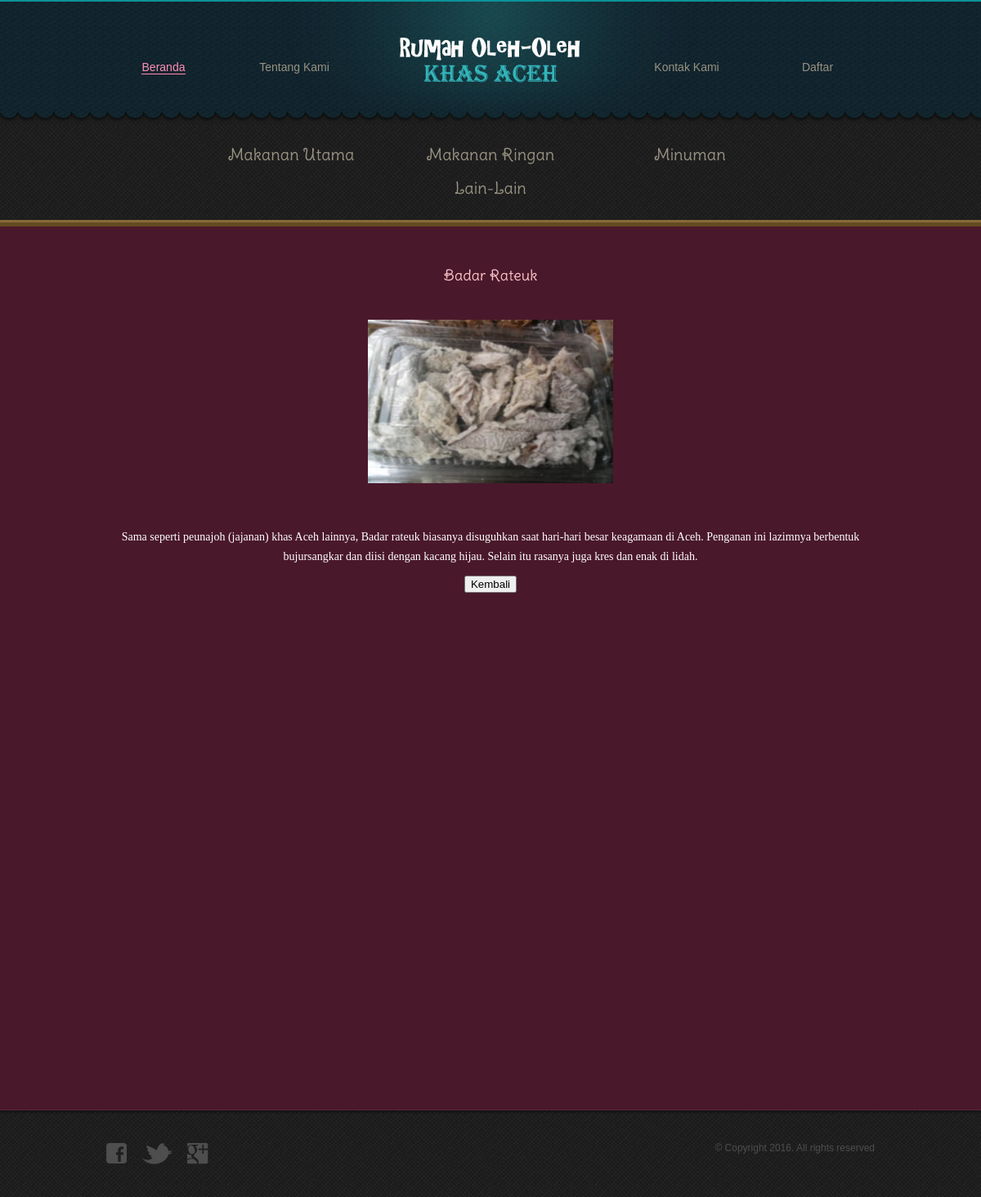
Page /listcompletesnack.php?id_barang=26 on the committed database.
### tables this page shows
CREATE TABLE IF NOT EXISTS `barang` (
  `id_barang` int(5) NOT NULL AUTO_INCREMENT,
  `id_jenis` int(3) NOT NULL,
  `nama_barang` varchar(20) NOT NULL,
  `harga` int(10) NOT NULL,
  `stok` varchar(3) NOT NULL,
  `gambar` varchar(50) NOT NULL,
  `keterangan` varchar(300) NOT NULL,
  PRIMARY KEY (`id_barang`),
  KEY `barang_ibfk_1` (`id_jenis`)
);

### listcompletesnack.php (the view, shortened to what this page needs)
<!DOCTYPE html>
<html>
<head>
	<link rel="stylesheet" type="text/css" href="css/style.css">
</head>
<body>
	<?php
		include 'header.php';
	?>
	<div id="body">
		<div id="about">
				<?php
					$id =$_GET['id_barang'];
					$result = mysql_query ("SELECT b.id_barang, b.id_jenis, b.nama_barang, b.harga, b.stok, b.gambar, b.keterangan
											FROM barang b, jenis j
											where b.id_jenis = j.id_jenis AND j.id_jenis =2 AND b.id_barang='$id'");
					while($cols = mysql_fetch_array($result))
					{
				?>
				<center><h3><?php echo $cols[2]; ?></h3></center>
			<table height="350" border="0" align="center">
				<tr>
					<td><center><img src="barang/<?php echo $cols[5]; ?>" width="300" height="200"></center></td>
				</tr>
				<tr>
					<td><center><?php echo $cols[6] ?></center></td>
				</tr>
			</table>
			<center><a href="snack.php"><button>Kembali</button></a></center>
		</div>
	</div>
	<?php
	}
		include 'footer.php';
	?>
</body>
</html>

### css/style.css (style rules this page uses)
table { color: #ffffff; font-family: 'Georgia'; font-size: 14px; font-weight: normal; line-height: 24px; text-align:middle; border-style:solid; border-color:#ffffff; }
body { background: url(../images/bg-body.jpg) repeat left top; font-family: Arial, Helvetica, sans-serif; font-size: 14px; line-height: 1; margin: 0; min-width: 960px; padding: 0; }
a { outline: none; }
img { border: 0; }
#body { background: #4a182b; border-bottom: 1px solid #5f233a; min-height: 1050px; padding: 15px 0 15px; width: 100%; }
#body > div { margin: 0 auto; padding: 0; width: 960px; }
#body #about h3 { color: #fcc5c9; font-size: 18px; font-family: 'DeliusSwashCaps-Regular'; font-weight: normal; margin: 0; padding: 36px 10px 8px; }

### rows in the picture
barang: nama_barang "Badar Rateuk", gambar (picture), keterangan "Sama seperti peunajoh (jajanan) khas Aceh lainnya, Badar rateuk biasanya disuguhkan saat hari-hari besar keagamaan di Aceh. Penganan ini lazimnya berbentuk bujursangkar dan diisi dengan kacang hijau. Selain itu rasanya juga kres dan enak di lidah."
